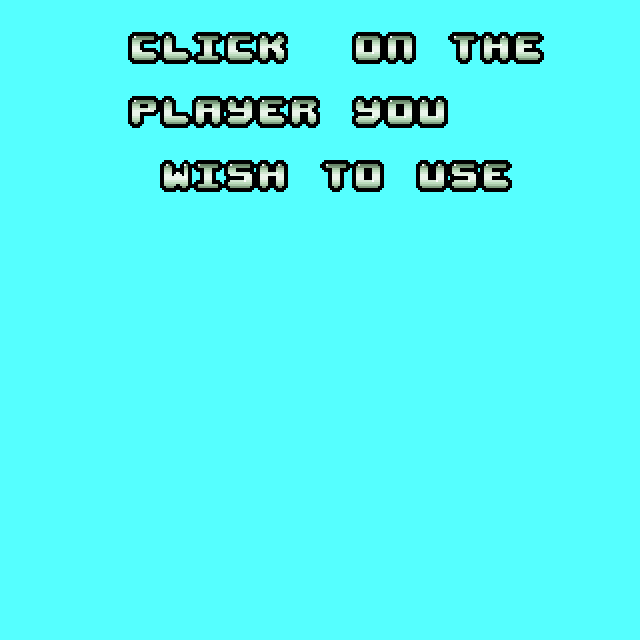

Tiled map render using the project's own tile images. Description and the map definition, with tile-layer contents summarised, below:
An orthogonal 20x20 tile map with 32x32 px tiles, 1 tile layer (Tile Layer 1), 13 tilesets and 12 objects (4x two, 4x three, 2x one, 2x four).

<map version="1.0" orientation="orthogonal" renderorder="right-down" width="20" height="20" tilewidth="32" tileheight="32" backgroundcolor="#55ffff" nextobjectid="13">
 <tileset firstgid="1" name="main_b_1" tilewidth="32" tileheight="32" tilecount="6">
  <image source="../img/sprite/main_b_1.png" width="192" height="32" />
 </tileset>
 <tileset firstgid="7" name="main_b_2" tilewidth="32" tileheight="32" tilecount="6">
  <image source="../img/sprite/main_b_2.png" width="192" height="32" />
 </tileset>
 <tileset firstgid="13" name="main_b_3" tilewidth="32" tileheight="32" tilecount="6">
  <image source="../img/sprite/main_b_3.png" width="192" height="32" />
 </tileset>
 <tileset firstgid="19" name="32x32_font" tilewidth="32" tileheight="32" tilecount="59">
  <image source="../img/font/32x32_font.png" width="1888" height="32" />
 </tileset>
 <tileset firstgid="78" name="main_b_4" tilewidth="32" tileheight="32" tilecount="6">
  <image source="../img/sprite/main_b_4.png" width="192" height="32" />
 </tileset>
 <tileset firstgid="84" name="main_b_5" tilewidth="32" tileheight="32" tilecount="6">
  <image source="../img/sprite/main_b_5.png" width="192" height="32" />
 </tileset>
 <tileset firstgid="90" name="main_b_6" tilewidth="32" tileheight="32" tilecount="6">
  <image source="../img/sprite/main_b_6.png" width="192" height="32" />
 </tileset>
 <tileset firstgid="96" name="main_g_1" tilewidth="32" tileheight="32" tilecount="6">
  <image source="../img/sprite/main_g_1.png" width="192" height="32" />
 </tileset>
 <tileset firstgid="102" name="main_g_2" tilewidth="32" tileheight="32" tilecount="6">
  <image source="../img/sprite/main_g_2.png" width="192" height="32" />
 </tileset>
 <tileset firstgid="108" name="main_g_3" tilewidth="32" tileheight="32" tilecount="6">
  <image source="../img/sprite/main_g_3.png" width="192" height="32" />
 </tileset>
 <tileset firstgid="114" name="main_g_4" tilewidth="32" tileheight="32" tilecount="6">
  <image source="../img/sprite/main_g_4.png" width="192" height="32" />
 </tileset>
 <tileset firstgid="120" name="main_g_5" tilewidth="32" tileheight="32" tilecount="6">
  <image source="../img/sprite/main_g_5.png" width="192" height="32" />
 </tileset>
 <tileset firstgid="126" name="main_g_6" tilewidth="32" tileheight="32" tilecount="6">
  <image source="../img/sprite/main_g_6.png" width="192" height="32" />
 </tileset>
 <layer name="Tile Layer 1" width="20" height="20">
  <data>[400 cells, 28 non-empty, 16 distinct tile ids]</data>
 </layer>
 <objectgroup name="collision">
  <object id="1" name="charOne" type="one" x="91" y="223" width="38" height="39">
   <properties>
    <property name="choice" value="one" />
    <property name="image" value="main_b_1" />
   </properties>
  </object>
  <object id="2" name="charTwo" type="two" x="93" y="285" width="36" height="38">
   <properties>
    <property name="image" value="main_b_2" />
   </properties>
  </object>
  <object id="3" name="charThree" type="three" x="89" y="350" width="40" height="36">
   <properties>
    <property name="image" value="main_b_3" />
   </properties>
  </object>
  <object id="4" name="charFive" type="two" x="172" y="285" width="36" height="38">
   <properties>
    <property name="image" value="main_b_5" />
   </properties>
  </object>
  <object id="5" name="charFour" type="four" x="170" y="223" width="38" height="39">
   <properties>
    <property name="image" value="main_b_4" />
   </properties>
  </object>
  <object id="6" name="charSix" type="three" x="168" y="350" width="40" height="36">
   <properties>
    <property name="image" value="main_b_6" />
   </properties>
  </object>
  <object id="7" name="charTen" type="four" x="375" y="223" width="38" height="39">
   <properties>
    <property name="image" value="main_g_4" />
   </properties>
  </object>
  <object id="8" name="charTwelve" type="three" x="373" y="350" width="40" height="36">
   <properties>
    <property name="image" value="main_g_6" />
   </properties>
  </object>
  <object id="9" name="charEight" type="two" x="298" y="285" width="36" height="38">
   <properties>
    <property name="image" value="main_g_2" />
   </properties>
  </object>
  <object id="10" name="charEleven" type="two" x="377" y="285" width="36" height="38">
   <properties>
    <property name="image" value="main_g_5" />
   </properties>
  </object>
  <object id="11" name="charSeven" type="one" x="296" y="223" width="38" height="39">
   <properties>
    <property name="image" value="main_g_1" />
   </properties>
  </object>
  <object id="12" name="charNine" type="three" x="294" y="350" width="40" height="36">
   <properties>
    <property name="image" value="main_g_3" />
   </properties>
  </object>
 </objectgroup>
</map>
